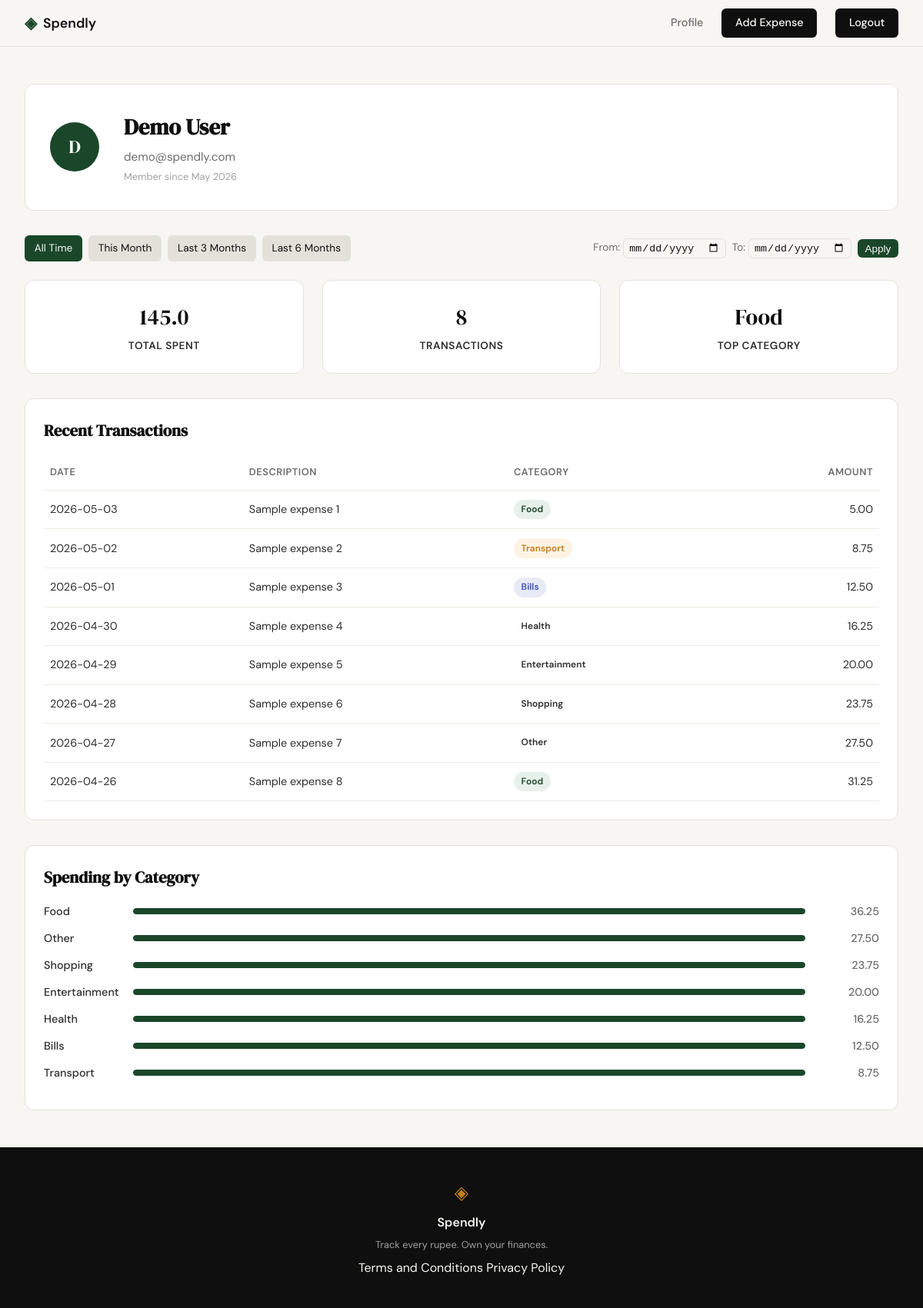
Screenshot of /profile (signed in) with the database file from the repository.
### tables this page shows
CREATE TABLE users (
                id INTEGER PRIMARY KEY AUTOINCREMENT,
                name TEXT NOT NULL,
                email TEXT UNIQUE NOT NULL,
                password_hash TEXT NOT NULL,
                created_at TEXT DEFAULT (datetime('now'))
            );

CREATE TABLE expenses (
                id INTEGER PRIMARY KEY AUTOINCREMENT,
                user_id INTEGER NOT NULL,
                amount REAL NOT NULL,
                category TEXT NOT NULL,
                date TEXT NOT NULL,
                description TEXT,
                created_at TEXT DEFAULT (datetime('now')),
                FOREIGN KEY(user_id) REFERENCES users(id) ON DELETE CASCADE
            );

### app.py (the view)
@app.route("/profile")
def profile():
    if not session.get('user_id'):
        return redirect(url_for('login'))
    date_from = request.args.get('date_from', '').strip()
    date_to = request.args.get('date_to', '').strip()
    validated_from = None
    validated_to = None
    try:
        if date_from:
            datetime.strptime(date_from, '%Y-%m-%d')
            validated_from = date_from
        if date_to:
            datetime.strptime(date_to, '%Y-%m-%d')
            validated_to = date_to
        if validated_from and validated_to and validated_from > validated_to:
            flash("Start date must be before end date.", "error")
            validated_from = None
            validated_to = None
    except ValueError:
        validated_from = None
        validated_to = None
    user = get_user_by_id(session['user_id'])
    if user is None:
        session.clear()
        return redirect(url_for('login'))
    today = datetime.today().date()
    this_month_start = today.replace(day=1)
    this_month_end = today
    three_months_ago = this_month_start - timedelta(days=90)
    six_months_ago = this_month_start - timedelta(days=180)
    summary_stats = get_summary_stats(session['user_id'], validated_from, validated_to)
    transactions = get_recent_transactions(session['user_id'], 10, validated_from, validated_to)
    category_breakdown = get_category_breakdown(session['user_id'], validated_from, validated_to)
    return render_template('profile.html',
                           user=user,
                           summary_stats=summary_stats,
                           transactions=transactions,
                           category_breakdown=category_breakdown,
                           date_from=validated_from,
                           date_to=validated_to,
                           preset_this_month={'from': this_month_start.isoformat(), 'to': this_month_end.isoformat()},
                           preset_3_months={'from': three_months_ago.isoformat(), 'to': today.isoformat()},
                           preset_6_months={'from': six_months_ago.isoformat(), 'to': today.isoformat()})

### database/db.py (called while the page is built)
def get_db():
    conn = sqlite3.connect(_DB_PATH)
    conn.row_factory = sqlite3.Row
    conn.execute("PRAGMA foreign_keys = ON")
    return conn

### database/queries.py (called while the page is built)
def get_user_by_id(user_id):
    conn = get_db()
    try:
        cur = conn.execute(
            "SELECT name, email, created_at FROM users WHERE id = ?",
            (user_id,)
        )
        row = cur.fetchone()
        if row is None:
            return None
        created_at = datetime.strptime(row["created_at"], "%Y-%m-%d %H:%M:%S")
        member_since = created_at.strftime("%B %Y")
        return {
            "name": row["name"],
            "email": row["email"],
            "member_since": member_since,
        }
    finally:
        conn.close()

def get_recent_transactions(user_id, limit=10, date_from=None, date_to=None):
    conn = get_db()
    try:
        base_where = "WHERE user_id = ?"
        params = [user_id]
        if date_from and date_to:
            base_where += " AND date BETWEEN ? AND ?"
            params.extend([date_from, date_to])
        query = f"SELECT date, description, category, amount FROM expenses {base_where} ORDER BY date DESC LIMIT ?"
        params.append(limit)
        cur = conn.execute(query, tuple(params))
        rows = cur.fetchall()
        return [
            {
                "date": r["date"],
                "description": r["description"],
                "category": r["category"],
                "amount": r["amount"],
            }
            for r in rows
        ]
    finally:
        conn.close()

### templates/profile.html (shortened to what this page needs)
{% extends "base.html" %}
{% block head %}
<link rel="stylesheet" href="{{ url_for('static', filename='css/profile.css') }}">
{% endblock %}
{% block content %}
<section class="profile-section">
    <div class="profile-card">
        <div class="avatar">{{ user.name[:1] }}</div>
        <div class="info">
            <h2 class="name">{{ user.name }}</h2>
            <p class="email">{{ user.email }}</p>
            <p class="member-since">Member since {{ user.member_since }}</p>
        </div>
    </div>
    <div class="filter-bar">
        <a href="{{ url_for('profile') }}" class="filter-btn {% if not date_from and not date_to %}active{% endif %}">All Time</a>
        <a href="{{ url_for('profile', date_from=preset_this_month.from, date_to=preset_this_month.to) }}" class="filter-btn {% if date_from == preset_this_month.from and date_to == preset_this_month.to %}active{% endif %}">This Month</a>
        <a href="{{ url_for('profile', date_from=preset_3_months.from, date_to=preset_3_months.to) }}" class="filter-btn {% if date_from == preset_3_months.from and date_to == preset_3_months.to %}active{% endif %}">Last 3 Months</a>
        <a href="{{ url_for('profile', date_from=preset_6_months.from, date_to=preset_6_months.to) }}" class="filter-btn {% if date_from == preset_6_months.from and date_to == preset_6_months.to %}active{% endif %}">Last 6 Months</a>
        <form method="get" action="{{ url_for('profile') }}" class="custom-filter-form">
            <label>From: <input type="date" name="date_from" value="{{ date_from or '' }}"></label>
            <label>To: <input type="date" name="date_to" value="{{ date_to or '' }}"></label>
            <button type="submit" class="apply-btn">Apply</button>
        </form>
    </div>
    <div class="stats-row">
        <div class="stat">
            <div class="value">{{ summary_stats.total_spent }}</div>
            <div class="label">Total Spent</div>
        </div>
        <div class="stat">
            <div class="value">{{ summary_stats.transaction_count }}</div>
            <div class="label">Transactions</div>
        </div>
        <div class="stat">
            <div class="value">{{ summary_stats.top_category }}</div>
            <div class="label">Top Category</div>
        </div>
    </div>
    <div class="transactions">
        <h3>Recent Transactions</h3>
        <table class="txn-table">
            <thead>
                <tr>
                    <th>Date</th>
                    <th>Description</th>
                    <th>Category</th>
                    <th class="right">Amount</th>
                </tr>
            </thead>
            <tbody>
                {% for txn in transactions %}
                <tr>
                    <td>{{ txn.date }}</td>
                    <td>{{ txn.description }}</td>
                    <td><span class="badge {{ txn.category|lower }}">{{ txn.category }}</span></td>
                    <td class="right">{{ "%.2f"|format(txn.amount) }}</td>
                </tr>
                {% endfor %}
            </tbody>
        </table>
    </div>
    <div class="categories">
        <h3>Spending by Category</h3>
        {% for cat in category_breakdown %}
        <div class="category-row">
            <span class="cat-name">{{ cat.name }}</span>
            <div class="cat-bar">
                <div class="filled" style="width: {{ cat.percent }}%;"></div>
            </div>
            <span class="cat-total">{{ "%.2f"|format(cat.amount) }}</span>
        </div>
        {% endfor %}
    </div>
</section>
{% endblock %}

### static/css/style.css (style rules this page uses)
:root { --ink: #0f0f0f; --ink-soft: #2d2d2d; --ink-muted: #6b6b6b; --ink-faint: #a0a0a0; --paper: #f7f6f3; --paper-warm: #f0ede6; --paper-card: #ffffff; --accent: #1a472a; --accent-light: #e8f0eb; --accent-2: #c17f24; --accent-2-light: #fdf3e3; --danger: #c0392b; --danger-light: #fdecea; --border: #e4e1da; --border-soft: #eeebe4; --font-display: 'DM Serif Display', Georgia, serif; --font-body: 'DM Sans', system-ui, sans-serif; --max-width: 1200px; --auth-width: 440px; --radius-sm: 6px; --radius-md: 12px; --radius-lg: 20px; }
*, *::before, *::after { box-sizing: border-box; margin: 0; padding: 0; }
html { font-size: 16px; scroll-behavior: smooth; }
body { background: var(--paper); color: var(--ink); font-family: var(--font-body); font-size: 1rem; line-height: 1.6; -webkit-font-smoothing: antialiased; }
a { color: inherit; text-decoration: none; }

### rows the page displays
users: name "D", name "Demo User", email "demo@spendly.com"
expenses: date "2026-05-03", description "Sample expense 1", category "Food", amount "5.00"
expenses: date "2026-05-02", description "Sample expense 2", category "Transport", amount "8.75", name "Transport"
expenses: date "2026-05-01", description "Sample expense 3", category "Bills", amount "12.50", name "Bills"
expenses: date "2026-04-30", description "Sample expense 4", category "Health", amount "16.25", name "Health"
expenses: date "2026-04-29", description "Sample expense 5", category "Entertainment", amount "20.00", name "Entertainment"
expenses: date "2026-04-28", description "Sample expense 6", category "Shopping", amount "23.75", name "Shopping"
expenses: date "2026-04-27", description "Sample expense 7", category "Other", amount "27.50", name "Other"
expenses: date "2026-04-26", description "Sample expense 8", category "Food", amount "31.25"

### other values shown
{{ user.member_since }} "May 2026"
{{ summary_stats.total_spent }} "145.0"
{{ summary_stats.transaction_count }} "8"
{{ summary_stats.top_category }} "Food"
{{ cat.name }} "Food"
{{ "%.2f"|format(cat.amount) }} "36.25"
